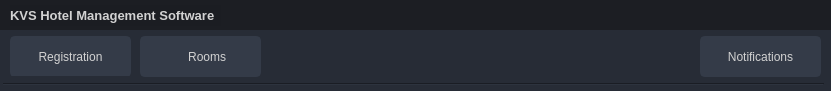
   <widget class="QWidget" name="FrameTop" native="true">
    <property name="geometry">
     <rect>
      <x>0</x>
      <y>0</y>
      <width>831</width>
      <height>91</height>
     </rect>
    </property>
    <property name="styleSheet">
     <string notr="true">background-color: rgba(27, 29, 35, 200)</string>
    </property>
    <widget class="QWidget" name="FrameSubTop" native="true">
     <property name="geometry">
      <rect>
       <x>0</x>
       <y>0</y>
       <width>831</width>
       <height>91</height>
      </rect>
     </property>
     <property name="styleSheet">
      <string notr="true">background-color: rgba(27, 29, 35, 200)</string>
     </property>
     <widget class="QWidget" name="FrameSubbedTop" native="true">
      <property name="geometry">
       <rect>
        <x>0</x>
        <y>0</y>
        <width>831</width>
        <height>91</height>
       </rect>
      </property>
      <property name="styleSheet">
       <string notr="true">background-color: rgba(27, 29, 35, 200)</string>
      </property>
      <widget class="QPushButton" name="ExitButton">
       <property name="geometry">
        <rect>
         <x>800</x>
         <y>0</y>
         <width>31</width>
         <height>31</height>
        </rect>
       </property>
       <property name="styleSheet">
        <string notr="true">QPushButton {	
	border: none;
	background-color: transparent;
}
QPushButton:hover {
	background-color: rgb(52, 59, 72);
}
QPushButton:pressed {	
	background-color: rgb(85, 170, 255);
}</string>
       </property>
       <property name="text">
        <string/>
       </property>
       <property name="icon">
        <iconset>
         <normaloff>icons/cil-x.png</normaloff>icons/cil-x.png</iconset>
       </property>
      </widget>
      <widget class="QPushButton" name="MinimizeButton">
       <property name="geometry">
        <rect>
         <x>770</x>
         <y>0</y>
         <width>31</width>
         <height>31</height>
        </rect>
       </property>
       <property name="styleSheet">
        <string notr="true">QPushButton {	
	border: none;
	background-color: transparent;
}
QPushButton:hover {
	background-color: rgb(52, 59, 72);
}
QPushButton:pressed {	
	background-color: rgb(85, 170, 255);
}</string>
       </property>
       <property name="text">
        <string/>
       </property>
       <property name="icon">
        <iconset>
         <normaloff>icons/cil-window-minimize.png</normaloff>icons/cil-window-minimize.png</iconset>
       </property>
      </widget>
      <widget class="QLabel" name="MainLab">
       <property name="geometry">
        <rect>
         <x>10</x>
         <y>5</y>
         <width>211</width>
         <height>21</height>
        </rect>
       </property>
       <property name="palette">
        <palette>
         <active>
          <colorrole role="WindowText">
           <brush brushstyle="SolidPattern">
            <color alpha="255">
             <red>210</red>
             <green>210</green>
             <blue>210</blue>
            </color>
           </brush>
          </colorrole>
          <colorrole role="Button">
           <brush brushstyle="SolidPattern">
            <color alpha="200">
             <red>27</red>
             <green>29</green>
             <blue>35</blue>
            </color>
           </brush>
          </colorrole>
          <colorrole role="Text">
           <brush brushstyle="SolidPattern">
            <color alpha="255">
             <red>210</red>
             <green>210</green>
             <blue>210</blue>
            </color>
           </brush>
          </colorrole>
          <colorrole role="ButtonText">
           <brush brushstyle="SolidPattern">
            <color alpha="255">
             <red>210</red>
             <green>210</green>
             <blue>210</blue>
            </color>
           </brush>
          </colorrole>
          <colorrole role="Base">
           <brush brushstyle="SolidPattern">
            <color alpha="200">
             <red>27</red>
             <green>29</green>
             <blue>35</blue>
            </color>
           </brush>
          </colorrole>
          <colorrole role="Window">
           <brush brushstyle="SolidPattern">
            <color alpha="200">
             <red>27</red>
             <green>29</green>
             <blue>35</blue>
            </color>
           </brush>
          </colorrole>
          <colorrole role="PlaceholderText">
           <brush brushstyle="SolidPattern">
            <color alpha="255">
             <red>98</red>
             <green>98</green>
             <blue>98</blue>
            </color>
           </brush>
          </colorrole>
         </active>
         <inactive>
          <colorrole role="WindowText">
           <brush brushstyle="SolidPattern">
            <color alpha="255">
             <red>210</red>
             <green>210</green>
             <blue>210</blue>
            </color>
           </brush>
          </colorrole>
          <colorrole role="Button">
           <brush brushstyle="SolidPattern">
            <color alpha="200">
             <red>27</red>
             <green>29</green>
             <blue>35</blue>
            </color>
           </brush>
          </colorrole>
          <colorrole role="Text">
           <brush brushstyle="SolidPattern">
            <color alpha="255">
             <red>210</red>
             <green>210</green>
             <blue>210</blue>
            </color>
           </brush>
          </colorrole>
          <colorrole role="ButtonText">
           <brush brushstyle="SolidPattern">
            <color alpha="255">
             <red>210</red>
             <green>210</green>
             <blue>210</blue>
            </color>
           </brush>
          </colorrole>
          <colorrole role="Base">
           <brush brushstyle="SolidPattern">
            <color alpha="200">
             <red>27</red>
             <green>29</green>
             <blue>35</blue>
            </color>
           </brush>
          </colorrole>
          <colorrole role="Window">
           <brush brushstyle="SolidPattern">
            <color alpha="200">
             <red>27</red>
             <green>29</green>
             <blue>35</blue>
            </color>
           </brush>
          </colorrole>
          <colorrole role="PlaceholderText">
           <brush brushstyle="SolidPattern">
            <color alpha="255">
             <red>98</red>
             <green>98</green>
             <blue>98</blue>
            </color>
           </brush>
          </colorrole>
         </inactive>
         <disabled>
          <colorrole role="WindowText">
           <brush brushstyle="SolidPattern">
            <color alpha="255">
             <red>210</red>
             <green>210</green>
             <blue>210</blue>
            </color>
           </brush>
          </colorrole>
          <colorrole role="Button">
           <brush brushstyle="SolidPattern">
            <color alpha="200">
             <red>27</red>
             <green>29</green>
             <blue>35</blue>
            </color>
           </brush>
          </colorrole>
          <colorrole role="Text">
           <brush brushstyle="SolidPattern">
            <color alpha="255">
             <red>210</red>
             <green>210</green>
             <blue>210</blue>
            </color>
           </brush>
          </colorrole>
          <colorrole role="ButtonText">
           <brush brushstyle="SolidPattern">
            <color alpha="255">
             <red>210</red>
             <green>210</green>
             <blue>210</blue>
            </color>
           </brush>
          </colorrole>
          <colorrole role="Base">
           <brush brushstyle="SolidPattern">
            <color alpha="200">
             <red>27</red>
             <green>29</green>
             <blue>35</blue>
            </color>
           </brush>
          </colorrole>
          <colorrole role="Window">
           <brush brushstyle="SolidPattern">
            <color alpha="200">
             <red>27</red>
             <green>29</green>
             <blue>35</blue>
            </color>
           </brush>
          </colorrole>
          <colorrole role="PlaceholderText">
           <brush brushstyle="SolidPattern">
            <color alpha="255">
             <red>98</red>
             <green>98</green>
             <blue>98</blue>
            </color>
           </brush>
          </colorrole>
         </disabled>
        </palette>
       </property>
       <property name="font">
        <font>
         <family>Segoe UI</family>
         <pointsize>10</pointsize>
         <weight>75</weight>
         <bold>true</bold>
        </font>
       </property>
       <property name="text">
        <string>KVS Hotel Management Software</string>
       </property>
      </widget>
      <widget class="QWidget" name="FrameButton" native="true">
       <property name="geometry">
        <rect>
         <x>0</x>
         <y>30</y>
         <width>831</width>
         <height>131</height>
        </rect>
       </property>
       <property name="palette">
        <palette>
         <active>
          <colorrole role="Button">
           <brush brushstyle="SolidPattern">
            <color alpha="255">
             <red>39</red>
             <green>44</green>
             <blue>54</blue>
            </color>
           </brush>
          </colorrole>
          <colorrole role="Base">
           <brush brushstyle="SolidPattern">
            <color alpha="255">
             <red>39</red>
             <green>44</green>
             <blue>54</blue>
            </color>
           </brush>
          </colorrole>
          <colorrole role="Window">
           <brush brushstyle="SolidPattern">
            <color alpha="255">
             <red>39</red>
             <green>44</green>
             <blue>54</blue>
            </color>
           </brush>
          </colorrole>
         </active>
         <inactive>
          <colorrole role="Button">
           <brush brushstyle="SolidPattern">
            <color alpha="255">
             <red>39</red>
             <green>44</green>
             <blue>54</blue>
            </color>
           </brush>
          </colorrole>
          <colorrole role="Base">
           <brush brushstyle="SolidPattern">
            <color alpha="255">
             <red>39</red>
             <green>44</green>
             <blue>54</blue>
            </color>
           </brush>
          </colorrole>
          <colorrole role="Window">
           <brush brushstyle="SolidPattern">
            <color alpha="255">
             <red>39</red>
             <green>44</green>
             <blue>54</blue>
            </color>
           </brush>
          </colorrole>
         </inactive>
         <disabled>
          <colorrole role="Button">
           <brush brushstyle="SolidPattern">
            <color alpha="255">
             <red>39</red>
             <green>44</green>
             <blue>54</blue>
            </color>
           </brush>
          </colorrole>
          <colorrole role="Base">
           <brush brushstyle="SolidPattern">
            <color alpha="255">
             <red>39</red>
             <green>44</green>
             <blue>54</blue>
            </color>
           </brush>
          </colorrole>
          <colorrole role="Window">
           <brush brushstyle="SolidPattern">
            <color alpha="255">
             <red>39</red>
             <green>44</green>
             <blue>54</blue>
            </color>
           </brush>
          </colorrole>
         </disabled>
        </palette>
       </property>
       <property name="styleSheet">
        <string notr="true">background-color: rgb(39, 44, 54);</string>
       </property>
       <widget class="QPushButton" name="RegistrationButton">
        <property name="geometry">
         <rect>
          <x>10</x>
          <y>6</y>
          <width>121</width>
          <height>41</height>
         </rect>
        </property>
        <property name="palette">
         <palette>
          <active>
           <colorrole role="WindowText">
            <brush brushstyle="SolidPattern">
             <color alpha="255">
              <red>210</red>
              <green>210</green>
              <blue>210</blue>
             </color>
            </brush>
           </colorrole>
           <colorrole role="Button">
            <brush brushstyle="SolidPattern">
             <color alpha="255">
              <red>52</red>
              <green>59</green>
              <blue>72</blue>
             </color>
            </brush>
           </colorrole>
           <colorrole role="Text">
            <brush brushstyle="SolidPattern">
             <color alpha="255">
              <red>210</red>
              <green>210</green>
              <blue>210</blue>
             </color>
            </brush>
           </colorrole>
           <colorrole role="ButtonText">
            <brush brushstyle="SolidPattern">
             <color alpha="255">
              <red>210</red>
              <green>210</green>
              <blue>210</blue>
             </color>
            </brush>
           </colorrole>
           <colorrole role="Base">
            <brush brushstyle="SolidPattern">
             <color alpha="255">
              <red>52</red>
              <green>59</green>
              <blue>72</blue>
             </color>
            </brush>
           </colorrole>
           <colorrole role="Window">
            <brush brushstyle="SolidPattern">
             <color alpha="255">
              <red>52</red>
              <green>59</green>
              <blue>72</blue>
             </color>
            </brush>
           </colorrole>
           <colorrole role="PlaceholderText">
            <brush brushstyle="SolidPattern">
             <color alpha="128">
              <red>0</red>
              <green>0</green>
              <blue>0</blue>
             </color>
            </brush>
           </colorrole>
          </active>
          <inactive>
           <colorrole role="WindowText">
            <brush brushstyle="SolidPattern">
             <color alpha="255">
              <red>210</red>
              <green>210</green>
              <blue>210</blue>
             </color>
            </brush>
           </colorrole>
           <colorrole role="Button">
            <brush brushstyle="SolidPattern">
             <color alpha="255">
              <red>52</red>
              <green>59</green>
              <blue>72</blue>
             </color>
            </brush>
           </colorrole>
           <colorrole role="Text">
            <brush brushstyle="SolidPattern">
             <color alpha="255">
              <red>210</red>
              <green>210</green>
              <blue>210</blue>
             </color>
            </brush>
           </colorrole>
           <colorrole role="ButtonText">
            <brush brushstyle="SolidPattern">
             <color alpha="255">
              <red>210</red>
              <green>210</green>
              <blue>210</blue>
             </color>
            </brush>
           </colorrole>
           <colorrole role="Base">
            <brush brushstyle="SolidPattern">
             <color alpha="255">
              <red>52</red>
              <green>59</green>
              <blue>72</blue>
             </color>
            </brush>
           </colorrole>
           <colorrole role="Window">
            <brush brushstyle="SolidPattern">
             <color alpha="255">
              <red>52</red>
              <green>59</green>
              <blue>72</blue>
             </color>
            </brush>
           </colorrole>
           <colorrole role="PlaceholderText">
            <brush brushstyle="SolidPattern">
             <color alpha="128">
              <red>210</red>
              <green>210</green>
              <blue>210</blue>
             </color>
            </brush>
           </colorrole>
          </inactive>
          <disabled>
           <colorrole role="WindowText">
            <brush brushstyle="SolidPattern">
             <color alpha="255">
              <red>210</red>
              <green>210</green>
              <blue>210</blue>
             </color>
            </brush>
           </colorrole>
           <colorrole role="Button">
            <brush brushstyle="SolidPattern">
             <color alpha="255">
              <red>52</red>
              <green>59</green>
              <blue>72</blue>
             </color>
            </brush>
           </colorrole>
           <colorrole role="Text">
            <brush brushstyle="SolidPattern">
             <color alpha="255">
              <red>210</red>
              <green>210</green>
              <blue>210</blue>
             </color>
            </brush>
           </colorrole>
           <colorrole role="ButtonText">
            <brush brushstyle="SolidPattern">
             <color alpha="255">
              <red>210</red>
              <green>210</green>
              <blue>210</blue>
             </color>
            </brush>
           </colorrole>
           <colorrole role="Base">
            <brush brushstyle="SolidPattern">
             <color alpha="255">
              <red>52</red>
              <green>59</green>
              <blue>72</blue>
             </color>
            </brush>
           </colorrole>
           <colorrole role="Window">
            <brush brushstyle="SolidPattern">
             <color alpha="255">
              <red>52</red>
              <green>59</green>
              <blue>72</blue>
             </color>
            </brush>
           </colorrole>
           <colorrole role="PlaceholderText">
            <brush brushstyle="SolidPattern">
             <color alpha="128">
              <red>0</red>
              <green>0</green>
              <blue>0</blue>
             </color>
            </brush>
           </colorrole>
          </disabled>
         </palette>
        </property>
        <property name="styleSheet">
         <string notr="true">QPushButton {
	border: 2px solid rgb(52, 59, 72);
	border-radius: 5px;	
	background-color: rgb(52, 59, 72);
}
QPushButton:hover {
	background-color: rgb(57, 65, 80);
	border: 2px solid rgb(61, 70, 86);
}
QPushButton:pressed {	
	background-color: rgb(35, 40, 49);
	border: 2px solid rgb(43, 50, 61);
}</string>
        </property>
        <property name="text">
         <string>Registration</string>
        </property>
        <property name="icon">
         <iconset>
          <normaloff>icons/cil-register.png</normaloff>icons/cil-register.png</iconset>
        </property>
        <property name="iconSize">
         <size>
          <width>30</width>
          <height>30</height>
         </size>
        </property>
       </widget>
       <widget class="Line" name="PageLine">
        <property name="geometry">
         <rect>
          <x>3</x>
          <y>46</y>
          <width>821</width>
          <height>16</height>
         </rect>
        </property>
        <property name="orientation">
         <enum>Qt::Horizontal</enum>
        </property>
       </widget>
       <widget class="QPushButton" name="RoomsButton">
        <property name="geometry">
         <rect>
          <x>140</x>
          <y>6</y>
          <width>121</width>
          <height>41</height>
         </rect>
        </property>
        <property name="palette">
         <palette>
          <active>
           <colorrole role="WindowText">
            <brush brushstyle="SolidPattern">
             <color alpha="255">
              <red>210</red>
              <green>210</green>
              <blue>210</blue>
             </color>
            </brush>
           </colorrole>
           <colorrole role="Button">
            <brush brushstyle="SolidPattern">
             <color alpha="255">
              <red>52</red>
              <green>59</green>
              <blue>72</blue>
             </color>
            </brush>
           </colorrole>
           <colorrole role="Text">
            <brush brushstyle="SolidPattern">
             <color alpha="255">
              <red>210</red>
              <green>210</green>
              <blue>210</blue>
             </color>
            </brush>
           </colorrole>
           <colorrole role="ButtonText">
            <brush brushstyle="SolidPattern">
             <color alpha="255">
              <red>210</red>
              <green>210</green>
              <blue>210</blue>
             </color>
            </brush>
           </colorrole>
           <colorrole role="Base">
            <brush brushstyle="SolidPattern">
             <color alpha="255">
              <red>52</red>
              <green>59</green>
              <blue>72</blue>
             </color>
            </brush>
           </colorrole>
           <colorrole role="Window">
            <brush brushstyle="SolidPattern">
             <color alpha="255">
              <red>52</red>
              <green>59</green>
              <blue>72</blue>
             </color>
            </brush>
           </colorrole>
           <colorrole role="PlaceholderText">
            <brush brushstyle="SolidPattern">
             <color alpha="128">
              <red>0</red>
              <green>0</green>
              <blue>0</blue>
             </color>
            </brush>
           </colorrole>
          </active>
          <inactive>
           <colorrole role="WindowText">
            <brush brushstyle="SolidPattern">
             <color alpha="255">
              <red>210</red>
              <green>210</green>
              <blue>210</blue>
             </color>
            </brush>
           </colorrole>
           <colorrole role="Button">
            <brush brushstyle="SolidPattern">
             <color alpha="255">
              <red>52</red>
              <green>59</green>
              <blue>72</blue>
             </color>
            </brush>
           </colorrole>
           <colorrole role="Text">
            <brush brushstyle="SolidPattern">
             <color alpha="255">
              <red>210</red>
              <green>210</green>
              <blue>210</blue>
             </color>
            </brush>
           </colorrole>
           <colorrole role="ButtonText">
            <brush brushstyle="SolidPattern">
             <color alpha="255">
              <red>210</red>
              <green>210</green>
              <blue>210</blue>
             </color>
            </brush>
           </colorrole>
           <colorrole role="Base">
            <brush brushstyle="SolidPattern">
             <color alpha="255">
              <red>52</red>
              <green>59</green>
              <blue>72</blue>
             </color>
            </brush>
           </colorrole>
           <colorrole role="Window">
            <brush brushstyle="SolidPattern">
             <color alpha="255">
              <red>52</red>
              <green>59</green>
              <blue>72</blue>
             </color>
            </brush>
           </colorrole>
           <colorrole role="PlaceholderText">
            <brush brushstyle="SolidPattern">
             <color alpha="128">
              <red>210</red>
              <green>210</green>
              <blue>210</blue>
             </color>
            </brush>
           </colorrole>
          </inactive>
          <disabled>
           <colorrole role="WindowText">
            <brush brushstyle="SolidPattern">
             <color alpha="255">
              <red>210</red>
              <green>210</green>
              <blue>210</blue>
             </color>
            </brush>
           </colorrole>
           <colorrole role="Button">
            <brush brushstyle="SolidPattern">
             <color alpha="255">
              <red>52</red>
              <green>59</green>
              <blue>72</blue>
             </color>
            </brush>
           </colorrole>
           <colorrole role="Text">
            <brush brushstyle="SolidPattern">
             <color alpha="255">
              <red>210</red>
              <green>210</green>
              <blue>210</blue>
             </color>
            </brush>
           </colorrole>
           <colorrole role="ButtonText">
            <brush brushstyle="SolidPattern">
             <color alpha="255">
              <red>210</red>
              <green>210</green>
              <blue>210</blue>
             </color>
            </brush>
           </colorrole>
           <colorrole role="Base">
            <brush brushstyle="SolidPattern">
             <color alpha="255">
              <red>52</red>
              <green>59</green>
              <blue>72</blue>
             </color>
            </brush>
           </colorrole>
           <colorrole role="Window">
            <brush brushstyle="SolidPattern">
             <color alpha="255">
              <red>52</red>
              <green>59</green>
              <blue>72</blue>
             </color>
            </brush>
           </colorrole>
           <colorrole role="PlaceholderText">
            <brush brushstyle="SolidPattern">
             <color alpha="128">
              <red>0</red>
              <green>0</green>
              <blue>0</blue>
             </color>
            </brush>
           </colorrole>
          </disabled>
         </palette>
        </property>
        <property name="styleSheet">
         <string notr="true">QPushButton {
	border: 2px solid rgb(52, 59, 72);
	border-radius: 5px;	
	background-color: rgb(52, 59, 72);
}
QPushButton:hover {
	background-color: rgb(57, 65, 80);
	border: 2px solid rgb(61, 70, 86);
}
QPushButton:pressed {	
	background-color: rgb(35, 40, 49);
	border: 2px solid rgb(43, 50, 61);
}</string>
        </property>
        <property name="text">
         <string>    Rooms</string>
        </property>
        <property name="icon">
         <iconset>
          <normaloff>icons/cil-bed.png</normaloff>icons/cil-bed.png</iconset>
        </property>
        <property name="iconSize">
         <size>
          <width>30</width>
          <height>25</height>
         </size>
        </property>
       </widget>
       <widget class="QPushButton" name="NotificationButton">
        <property name="geometry">
         <rect>
          <x>700</x>
          <y>6</y>
          <width>121</width>
          <height>41</height>
         </rect>
        </property>
        <property name="palette">
         <palette>
          <active>
           <colorrole role="WindowText">
            <brush brushstyle="SolidPattern">
             <color alpha="255">
              <red>210</red>
              <green>210</green>
              <blue>210</blue>
             </color>
            </brush>
           </colorrole>
           <colorrole role="Button">
            <brush brushstyle="SolidPattern">
             <color alpha="255">
              <red>52</red>
              <green>59</green>
              <blue>72</blue>
             </color>
            </brush>
           </colorrole>
           <colorrole role="Text">
            <brush brushstyle="SolidPattern">
             <color alpha="255">
              <red>210</red>
              <green>210</green>
              <blue>210</blue>
             </color>
            </brush>
           </colorrole>
           <colorrole role="ButtonText">
            <brush brushstyle="SolidPattern">
             <color alpha="255">
              <red>210</red>
              <green>210</green>
              <blue>210</blue>
             </color>
            </brush>
           </colorrole>
           <colorrole role="Base">
            <brush brushstyle="SolidPattern">
             <color alpha="255">
              <red>52</red>
              <green>59</green>
              <blue>72</blue>
             </color>
            </brush>
           </colorrole>
           <colorrole role="Window">
            <brush brushstyle="SolidPattern">
             <color alpha="255">
              <red>52</red>
              <green>59</green>
              <blue>72</blue>
             </color>
            </brush>
           </colorrole>
           <colorrole role="PlaceholderText">
            <brush brushstyle="SolidPattern">
             <color alpha="128">
              <red>0</red>
              <green>0</green>
              <blue>0</blue>
             </color>
            </brush>
           </colorrole>
          </active>
          <inactive>
           <colorrole role="WindowText">
            <brush brushstyle="SolidPattern">
             <color alpha="255">
              <red>210</red>
              <green>210</green>
              <blue>210</blue>
             </color>
            </brush>
           </colorrole>
           <colorrole role="Button">
            <brush brushstyle="SolidPattern">
             <color alpha="255">
              <red>52</red>
              <green>59</green>
              <blue>72</blue>
             </color>
            </brush>
           </colorrole>
           <colorrole role="Text">
            <brush brushstyle="SolidPattern">
             <color alpha="255">
              <red>210</red>
              <green>210</green>
              <blue>210</blue>
             </color>
            </brush>
           </colorrole>
           <colorrole role="ButtonText">
            <brush brushstyle="SolidPattern">
             <color alpha="255">
              <red>210</red>
              <green>210</green>
              <blue>210</blue>
             </color>
            </brush>
           </colorrole>
           <colorrole role="Base">
            <brush brushstyle="SolidPattern">
             <color alpha="255">
              <red>52</red>
              <green>59</green>
              <blue>72</blue>
             </color>
            </brush>
           </colorrole>
           <colorrole role="Window">
            <brush brushstyle="SolidPattern">
             <color alpha="255">
              <red>52</red>
              <green>59</green>
              <blue>72</blue>
             </color>
            </brush>
           </colorrole>
           <colorrole role="PlaceholderText">
            <brush brushstyle="SolidPattern">
             <color alpha="128">
              <red>210</red>
              <green>210</green>
              <blue>210</blue>
             </color>
            </brush>
           </colorrole>
          </inactive>
          <disabled>
           <colorrole role="WindowText">
            <brush brushstyle="SolidPattern">
             <color alpha="255">
              <red>210</red>
              <green>210</green>
              <blue>210</blue>
             </color>
            </brush>
           </colorrole>
           <colorrole role="Button">
            <brush brushstyle="SolidPattern">
             <color alpha="255">
              <red>52</red>
              <green>59</green>
              <blue>72</blue>
             </color>
            </brush>
           </colorrole>
           <colorrole role="Text">
            <brush brushstyle="SolidPattern">
             <color alpha="255">
              <red>210</red>
              <green>210</green>
              <blue>210</blue>
             </color>
            </brush>
           </colorrole>
           <colorrole role="ButtonText">
            <brush brushstyle="SolidPattern">
             <color alpha="255">
              <red>210</red>
              <green>210</green>
              <blue>210</blue>
             </color>
            </brush>
           </colorrole>
           <colorrole role="Base">
            <brush brushstyle="SolidPattern">
             <color alpha="255">
              <red>52</red>
              <green>59</green>
              <blue>72</blue>
             </color>
            </brush>
           </colorrole>
           <colorrole role="Window">
            <brush brushstyle="SolidPattern">
             <color alpha="255">
              <red>52</red>
              <green>59</green>
              <blue>72</blue>
             </color>
            </brush>
           </colorrole>
           <colorrole role="PlaceholderText">
            <brush brushstyle="SolidPattern">
             <color alpha="128">
              <red>0</red>
              <green>0</green>
              <blue>0</blue>
             </color>
            </brush>
           </colorrole>
          </disabled>
         </palette>
        </property>
        <property name="styleSheet">
         <string notr="true">QPushButton {
	border: 2px solid rgb(52, 59, 72);
	border-radius: 5px;	
	background-color: rgb(52, 59, 72);
}
QPushButton:hover {
	background-color: rgb(57, 65, 80);
	border: 2px solid rgb(61, 70, 86);
}
QPushButton:pressed {	
	background-color: rgb(35, 40, 49);
	border: 2px solid rgb(43, 50, 61);
}</string>
        </property>
        <property name="text">
         <string>Notifications</string>
        </property>
        <property name="icon">
         <iconset>
          <normaloff>icons/cil-bell.png</normaloff>icons/cil-bell.png</iconset>
        </property>
        <property name="iconSize">
         <size>
          <width>20</width>
          <height>20</height>
         </size>
        </property>
       </widget>
      </widget>
      <widget class="QPushButton" name="InfoButton">
       <property name="geometry">
        <rect>
         <x>740</x>
         <y>0</y>
         <width>31</width>
         <height>31</height>
        </rect>
       </property>
       <property name="styleSheet">
        <string notr="true">QPushButton {	
	border: none;
	background-color: transparent;
}
QPushButton:hover {
	background-color: rgb(52, 59, 72);
}
QPushButton:pressed {	
	background-color: rgb(85, 170, 255);
}</string>
       </property>
       <property name="text">
        <string/>
       </property>
       <property name="icon">
        <iconset>
         <normaloff>icons/cil-info.png</normaloff>icons/cil-info.png</iconset>
       </property>
      </widget>
     </widget>
    </widget>
   </widget>
